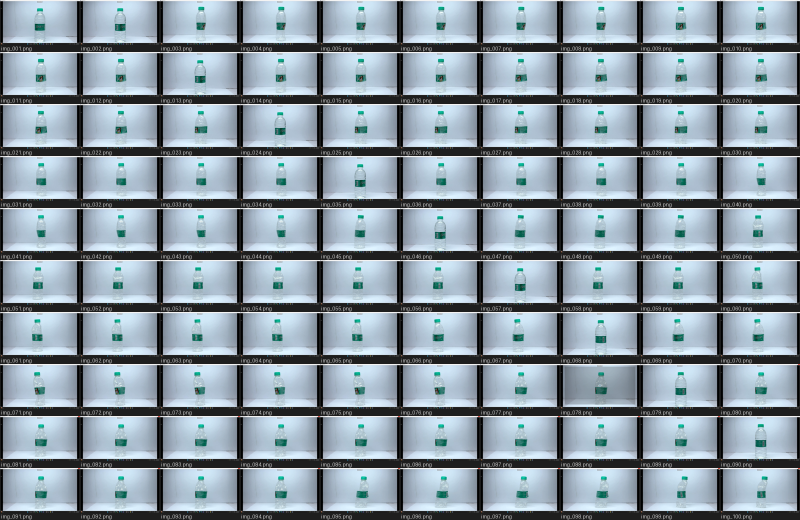
#> input picture FINAL_YEAR_BLACKBOOK/06_New_Dataset_Audit/contact_sheets/sheet_01_img_001-img_100.png, 1600 x 1040 px, given as the content of the folder e-train-OpenCV-main_vesion two/yolo_detection_dataset/images, which was not available (shown at 1/2 size)
$ python audit_script.py
#> lines starting #> are read from the running program, lines starting #| are printed output that depends on the picture; after the words box and inside, x2 and y2 are one past the last pixel; in counts of white or black regions, pixels touching at a corner belong together; pictures that were not available may be replaced by others from this repository, and a replacement may not be noted
"""
Read-only heuristic audit of the new (unmerged) ~700-image bottle collection.
Does NOT touch Stage 1 dataset, labels.csv, or any project code.
Outputs: audit_data.csv, duplicate/near-duplicate groups, scene groups,
contact sheets, and a markdown summary report.

All "likely_*" flags are heuristic triage signals for MANUAL REVIEW ONLY,
not final labels.
"""
import os, sys, json, hashlib, math, csv
from pathlib import Path
from collections import defaultdict
import numpy as np
import cv2
from PIL import Image

SRC = Path(r"E:\MACHINE LEARNING PROJECT\Datasets\Bottle-train-OpenCV-main_vesion two\yolo_detection_dataset\images")
OUT = Path(r"E:\MACHINE LEARNING PROJECT\Datasets\Bottle-train-OpenCV-main_vesion two\FINAL_YEAR_BLACKBOOK\06_New_Dataset_Audit")
SHEETS = OUT / "contact_sheets"
EXAMPLES = OUT / "examples"
for p in (OUT, SHEETS, EXAMPLES):
    p.mkdir(parents=True, exist_ok=True)

# Known static UI-chrome exclusion zone for this capture rig (Iriun Webcam
# desktop screenshot, 1920x1080): title bar, hamburger menu, device dropdown,
# taskbar, and side letterbox bars. Content ROI is generous/conservative.
ROI = dict(top=70, bottom=95, left=95, right=95)

def content_roi(bgr):
    h, w = bgr.shape[:2]
    return bgr[ROI["top"]:h-ROI["bottom"], ROI["left"]:w-ROI["right"]], (ROI["left"], ROI["top"])

def dhash(gray, size=8):
    small = cv2.resize(gray, (size + 1, size), interpolation=cv2.INTER_AREA)
    diff = small[:, 1:] > small[:, :-1]
    bits = diff.flatten().astype(np.uint8)
    val = 0
    for b in bits:
        val = (val << 1) | int(b)
    return val

def hamming(a, b):
    return bin(a ^ b).count("1")

def largest_contours(mask, min_area=1500, max_n=3):
    cnts, _ = cv2.findContours(mask, cv2.RETR_EXTERNAL, cv2.CHAIN_APPROX_SIMPLE)
    cnts = [c for c in cnts if cv2.contourArea(c) >= min_area]
    cnts.sort(key=cv2.contourArea, reverse=True)
    return cnts[:max_n]

def analyze(path):
    bgr_full = cv2.imread(str(path))
#> bgr_full is the input picture: shape (1040, 1600, 3); mean B, G, R 166.9, 156.2, 141.5
    h, w = bgr_full.shape[:2]
    roi, (ox, oy) = content_roi(bgr_full)
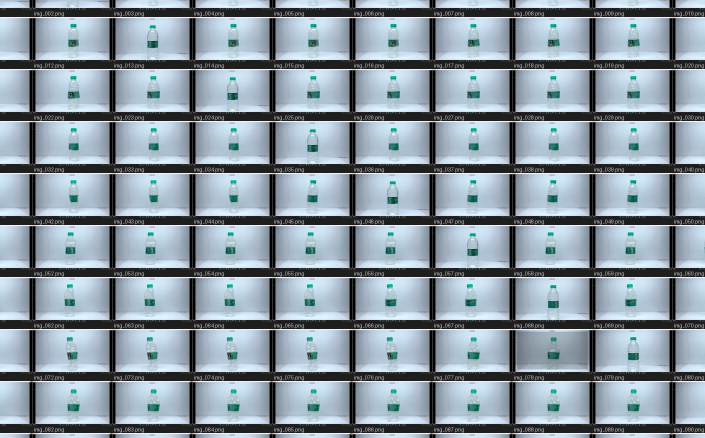
#> roi: shape (875, 1410, 3) (shown at 1/2 size); mean B, G, R 165.2, 154.6, 140.4
#> ox = 95; oy = 70
    rh, rw = roi.shape[:2]
    gray = cv2.cvtColor(roi, cv2.COLOR_BGR2GRAY)
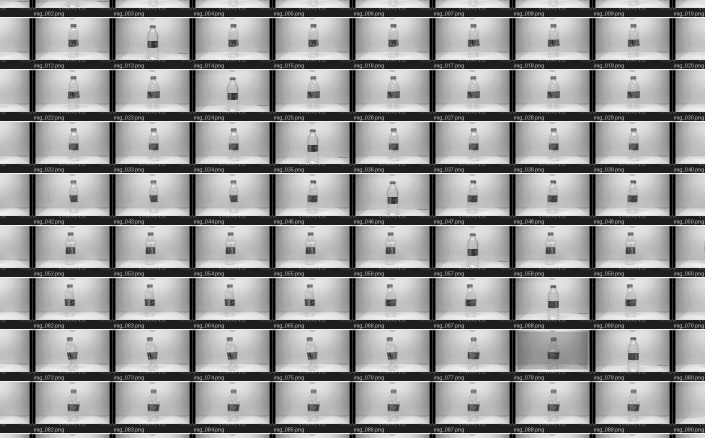
#> gray: shape (875, 1410) (shown at 1/2 size); min 0, max 255, mean 151.6
    hsv = cv2.cvtColor(roi, cv2.COLOR_BGR2HSV)
#> hsv: shape (875, 1410, 3); mean H, S, V 78.3, 33.1, 165.6

    result = {
        "width": w, "height": h,
        "n_object_blobs": 0,
        "bbox": None, "bbox_fill_frac": None, "aspect_wh": None,
        "angle_deg": None, "touches_top": False, "touches_bottom": False,
        "solidity": None,
    }

    # --- green mask (cap + label) -- the single most reliable anchor in
    # this dataset: cap and label are the only saturated-color regions
    # against a near-neutral wall/floor and a mostly-transparent bottle
    # body, so they localize cleanly even when edge-based body/base
    # segmentation is unreliable (smooth glass, faint wall smudges/seam). ---
    lower_g = np.array([40, 40, 40]); upper_g = np.array([90, 255, 255])
    gmask = cv2.inRange(hsv, lower_g, upper_g)
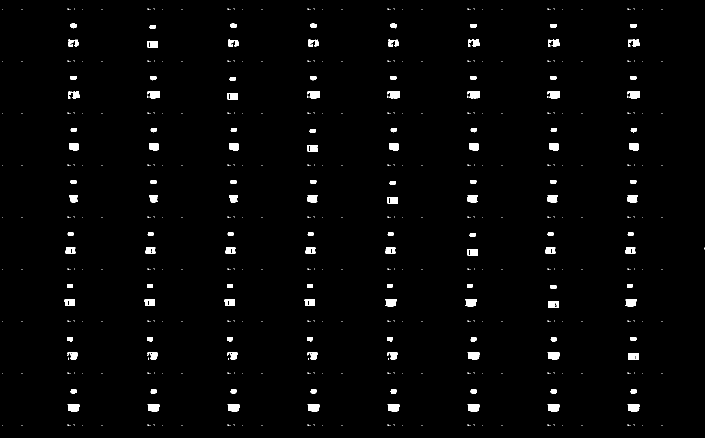
#> gmask: shape (875, 1410) (shown at 1/2 size); 1.9% white; 533 white regions (405 under 20 px), largest, box (x1, y1, x2, y2) and area: (1255, 808, 1279, 823) 315, (935, 704, 959, 719) 313, (135, 808, 159, 823) 313
    gmask = cv2.morphologyEx(gmask, cv2.MORPH_OPEN, np.ones((5, 5), np.uint8))
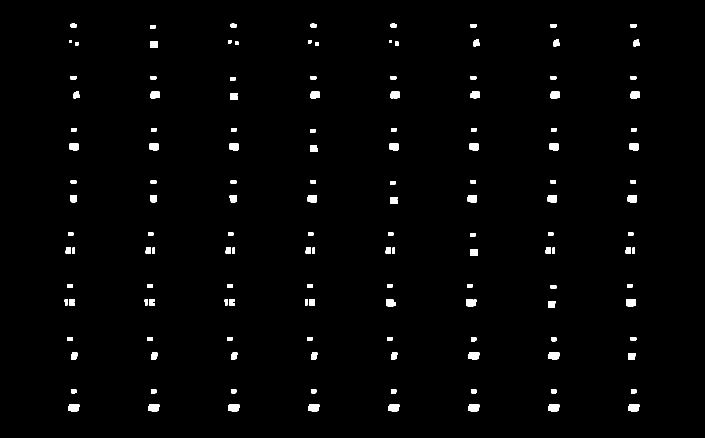
#> gmask: shape (875, 1410) (shown at 1/2 size); 1.6% white; 143 white regions
    g_contours = largest_contours(gmask, min_area=300, max_n=8)
#> in largest_contours, `cnts, _ = cv2.findContours(mask, cv2.RETR_EXTERNAL, cv2.CHAIN_APPROX_S..`: cnts = 143 contours; largest, box (x1, y1, x2, y2) and area: (456, 808, 479, 823) 270, (136, 808, 159, 823) 270, (1256, 808, 1279, 823) 268, (1096, 808, 1119, 823) 268, (936, 808, 959, 823) 268
#> in largest_contours, `cnts = [c for c in cnts if cv2.contourArea(c) >= min_area]`: cnts = []
#> g_contours = []

    # cluster green blobs by x-position first (candidate separate bottles),
    # then within the dominant cluster split top-most (cap) vs rest (label)
    def bx(c):
        x, _, bw, _ = cv2.boundingRect(c)
        return x, x + bw
    clusters = []
    for c in sorted(g_contours, key=lambda c: cv2.contourArea(c), reverse=True):
        cx0, cx1 = bx(c)
        placed = False
        for cl in clusters:
            mx0, mx1 = cl["xr"]
            pad = 60
            if cx0 - pad <= mx1 and cx1 + pad >= mx0:
                cl["xr"] = (min(mx0, cx0), max(mx1, cx1))
                cl["contours"].append(c)
                placed = True
                break
        if not placed:
            clusters.append({"xr": (cx0, cx1), "contours": [c]})
#> this loop made 0 passes
#> after the loop, clusters = []
    result["n_object_blobs"] = max(len(clusters), 1)

    cap = None
    label = None
    if clusters:
        main_cluster = max(clusters, key=lambda cl: sum(cv2.contourArea(c) for c in cl["contours"]))
        cc = sorted(main_cluster["contours"], key=lambda c: cv2.boundingRect(c)[1])
        top_c = cc[0]
        x, y, bw, bh = cv2.boundingRect(top_c)
        cap = {"bbox": [x + ox, y + oy, bw, bh], "area": int(cv2.contourArea(top_c))}
        rect = cv2.minAreaRect(top_c)
        cap["angle_dev"] = round(min(abs(rect[-1]), 90 - abs(rect[-1])), 2)
        if len(cc) > 1:
            rest = sorted(cc[1:], key=lambda c: cv2.contourArea(c), reverse=True)
            lc = rest[0]
            x, y, bw, bh = cv2.boundingRect(lc)
            label = {"bbox": [x + ox, y + oy, bw, bh], "area": int(cv2.contourArea(lc))}
            rect = cv2.minAreaRect(lc)
            label["angle_dev"] = round(min(abs(rect[-1]), 90 - abs(rect[-1])), 2)
            hull = cv2.convexHull(lc)
            ha = cv2.contourArea(hull)
            label["solidity"] = round(cv2.contourArea(lc) / ha, 3) if ha > 0 else None

    result["cap"] = cap
    result["label"] = label

    # --- derived "bottle region" rectangle from cap+label anchors, used
    # for zoom/frame-fill and marker-spot search (a rough proxy, not a
    # true segmentation -- the neck/body/base below the label are not
    # directly detected) ---
    anchor_boxes = [b["bbox"] for b in (cap, label) if b]
    bottle_region = None
    if anchor_boxes:
        xs0 = min(b[0] for b in anchor_boxes) - 40
        xs1 = max(b[0] + b[2] for b in anchor_boxes) + 40
        ys0 = min(b[1] for b in anchor_boxes) - 20
        ys1 = h - ROI["bottom"]  # extend down to content-ROI bottom (base not directly detected)
        xs0, ys0 = max(xs0, 0), max(ys0, 0)
        xs1, ys1 = min(xs1, w), min(ys1, h)
        bottle_region = [int(xs0), int(ys0), int(xs1 - xs0), int(ys1 - ys0)]
        result["bbox"] = bottle_region
        result["bbox_fill_frac"] = round((bottle_region[2] * bottle_region[3]) / (rw * rh), 4)
        result["touches_top"] = ys0 <= (ROI["top"] + 3)
        cap_h = cap["bbox"][3] if cap else 0
        result["aspect_wh"] = round(cap_h / max(rh, 1), 4)  # reused field: "zoom" proxy (cap height / frame height)
        result["angle_deg"] = label["angle_dev"] if label else (cap["angle_dev"] if cap else None)
        result["solidity"] = label["solidity"] if label else None

    # --- dark marker-mark search: small near-black blobs, confined to the
    # derived bottle region (avoids the black window-chrome borders and
    # taskbar which sit outside the content ROI already) ---
    marker_like = 0
    if bottle_region:
        bx0, by0, bw_, bh_ = bottle_region
        sub_hsv = hsv[by0 - oy:by0 - oy + bh_, bx0 - ox:bx0 - ox + bw_]
        if sub_hsv.size:
            dark = cv2.inRange(sub_hsv, (0, 0, 0), (180, 255, 55))
            dcnts, _ = cv2.findContours(dark, cv2.RETR_EXTERNAL, cv2.CHAIN_APPROX_SIMPLE)
            for c in dcnts:
                a = cv2.contourArea(c)
                if 15 <= a <= 900:
                    marker_like += 1
    result["marker_like_spots"] = marker_like

    # --- perceptual hash for near-duplicate detection ---
    small_gray = cv2.resize(gray, (256, 256))
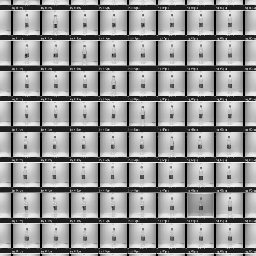
#> small_gray: shape (256, 256); min 0, max 251, mean 152.1
    result["dhash"] = dhash(small_gray)
#> in dhash, `bits = diff.flatten().astype(np.uint8)`: bits = 64 values, max 1 at index 1, min 0 at index 0, mean 0.312
#> (the rest of the program and of its run is left out)
